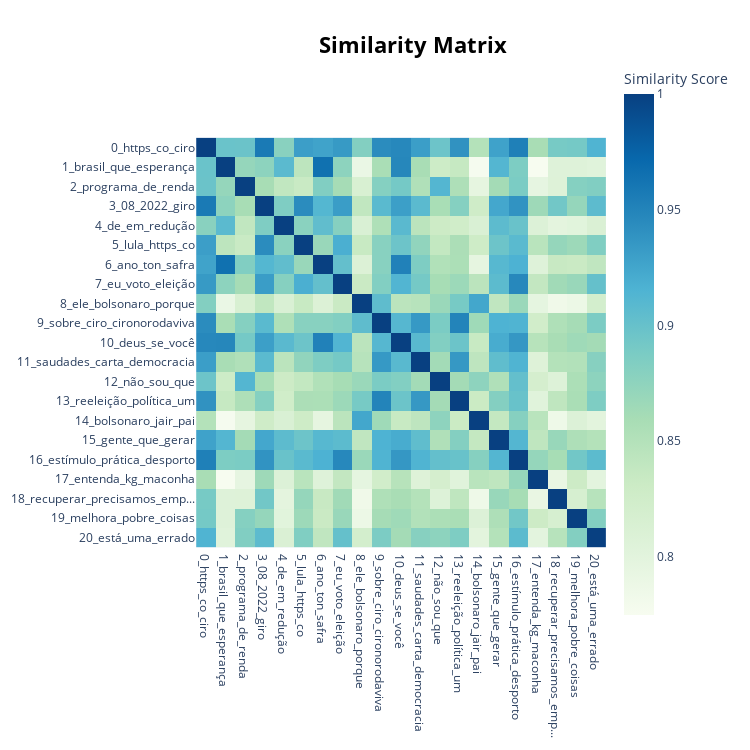

This figure's notebook cell:
### Code cell
model.visualize_heatmap(width=750, height=750)

### Figure 1 — Plotly figure (JSON) as saved in the notebook; plotly's stock layout.template omitted (floating-point values rounded to 4 significant figures; data arrays with more than 128 entries replaced by an {"elided": "..."} marker saying what was removed)
{"data": [{"coloraxis": "coloraxis", "hovertemplate": "x: %{x}<br>y: %{y}<br>Similarity Score: %{z}<extra></extra>", "name": "0", "type": "heatmap", "x": ["0_https_co_ciro", "1_brasil_que_esperança", "2_programa_de_renda", "3_08_2022_giro", "4_de_em_redução", "5_lula_https_co", "6_ano_ton_safra", "7_eu_voto_eleição", "8_ele_bolsonaro_porque", "9_sobre_ciro_cironorodaviva", "10_deus_se_você", "11_saudades_carta_democracia", "12_não_sou_que", "13_reeleição_política_um", "14_bolsonaro_jair_pai", "15_gente_que_gerar", "16_estímulo_prática_desporto", "17_entenda_kg_maconha", "18_recuperar_precisamos_emp...", "19_melhora_pobre_coisas", "20_está_uma_errado"], "xaxis": "x", "y": ["0_https_co_ciro", "1_brasil_que_esperança", "2_programa_de_renda", "3_08_2022_giro", "4_de_em_redução", "5_lula_https_co", "6_ano_ton_safra", "7_eu_voto_eleição", "8_ele_bolsonaro_porque", "9_sobre_ciro_cironorodaviva", "10_deus_se_você", "11_saudades_carta_democracia", "12_não_sou_que", "13_reeleição_política_um", "14_bolsonaro_jair_pai", "15_gente_que_gerar", "16_estímulo_prática_desporto", "17_entenda_kg_maconha", "18_recuperar_precisamos_emp...", "19_melhora_pobre_coisas", "20_está_uma_errado"], "yaxis": "y", "z": {"elided": "21x21 float values"}}], "layout": {"coloraxis": {"colorbar": {"title": {"text": "Similarity Score"}}, "colorscale": [[0, "rgb(247,252,240)"], [0.125, "rgb(224,243,219)"], [0.25, "rgb(204,235,197)"], [0.375, "rgb(168,221,181)"], [0.5, "rgb(123,204,196)"], [0.625, "rgb(78,179,211)"], [0.75, "rgb(43,140,190)"], [0.875, "rgb(8,104,172)"], [1, "rgb(8,64,129)"]]}, "height": 750, "hoverlabel": {"bgcolor": "white", "font": {"family": "Rockwell", "size": 16}}, "legend": {"title": {"text": "Trend"}}, "margin": {"t": 60}, "showlegend": true, "title": {"font": {"color": "Black", "size": 22}, "text": "<b>Similarity Matrix", "x": 0.55, "xanchor": "center", "y": 0.95, "yanchor": "top"}, "width": 750, "xaxis": {"anchor": "y", "constrain": "domain", "domain": [0, 1], "scaleanchor": "y"}, "yaxis": {"anchor": "x", "autorange": "reversed", "constrain": "domain", "domain": [0, 1]}}}
